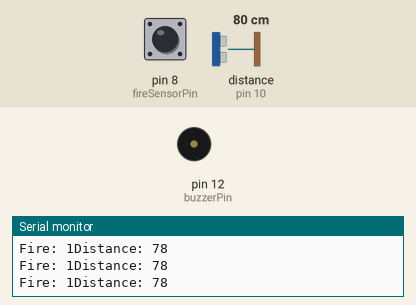
The sketch below on a simulated Arduino Uno, built with avr-gcc and run on an emulated ATmega328P. Parts: buzzer (waves = sounding), the last lines printed to the serial monitor. Wiring (inferred from the names in the program): ultrasonic range finder: trigger pin 9; echo pin 10. The test bench sets the inputs (shaded band); at power-on: distance to the obstacle (sensor on pin 10) 80 cm, pin 8 (fireSensorPin) HIGH. The echo pulse lasts 58.3 µs per cm.

Above: at 1.2 s.
1.3 s: distance to the obstacle (sensor on pin 10) set to 2 cm
At 4.2 s:
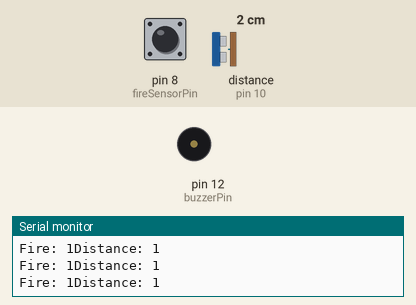
4.3 s: distance to the obstacle (sensor on pin 10) set to 43 cm
At 4.8 s:
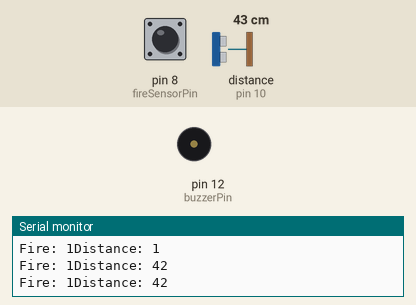
7.3 s: pin 8 (fireSensorPin) driven LOW
At 8.2 s:
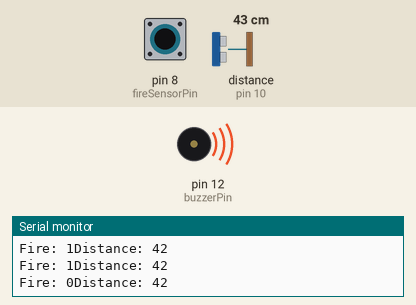
9.0 s: pin 8 (fireSensorPin) driven HIGH
At 12.0 s:
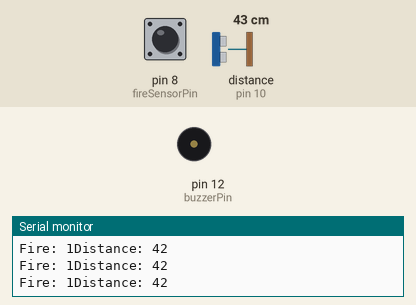
18.0 s: pin 8 (fireSensorPin) pulsed LOW 2 times (0.12 s each, 0.3 s apart)
At 19.5 s:
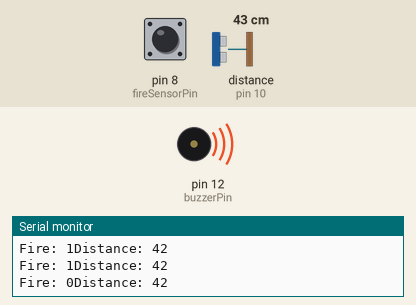
Timing chart, 0 to 22.6 s (numbered marks = the images above; inputs shaded):
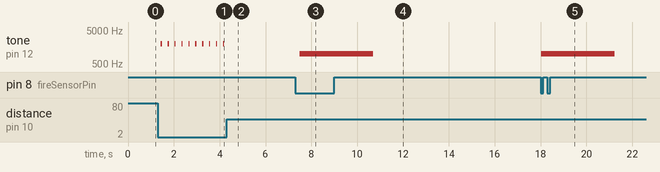

The sketch:

ultrasonic_flame.ino
```cpp
// pins
const int buzzerPin = 12;       // shared buzzer pin
const int fireSensorPin = 8;    // fire sensor pin
const int trigPin = 9;          // ultrasonic trig pin
const int echoPin = 10;         // ultrasonic echo pin

// variables for ultrasonic sensor
long duration;
int distance;
int safetyDistance;

void setup() {
  Serial.begin(9600); // start serial communication

  // pin modes
  pinMode(buzzerPin, OUTPUT);
  pinMode(fireSensorPin, INPUT);
  pinMode(trigPin, OUTPUT);
  pinMode(echoPin, INPUT);
}

void loop() {
  // flame sensor
  int fireValue = digitalRead(fireSensorPin);

  // ultrasonic sensor
  digitalWrite(trigPin, LOW);
  delayMicroseconds(2);
  digitalWrite(trigPin, HIGH);
  delayMicroseconds(10);
  digitalWrite(trigPin, LOW);

  duration = pulseIn(echoPin, HIGH);
  distance = duration * 0.034 / 2;
  safetyDistance = distance;

  // serial monitor
  Serial.print("Fire: ");
  Serial.print(fireValue);
  Serial.print("Distance: ");
  Serial.println(distance);

  // buzzer function
  if (fireValue == 0) {
    // flame detected
    tone(buzzerPin, 1000); // 1000 Hz tone
    delay(3000);           // 3 sec delay
  }
  else if (safetyDistance <= 40) {
    // object close
    tone(buzzerPin, 2000); // 2000 Hz tone
    delay(50);
    noTone(buzzerPin);
    delay(50);
  }
  else {
    // buzzer off
    noTone(buzzerPin);
  }

  delay(200); // delay time for sensor stability
}
```

Measured:
- after the input at 1.3 s, tone on pin 12 (buzzerPin): alternates 2000 Hz for 0.05 s and silent for 0.25 s, starting after 0.14 s
- after the input at 4.3 s, tone on pin 12 (buzzerPin): stops changing and stays silent
- after the input at 7.3 s, tone on pin 12 (buzzerPin): silent → 1000 Hz after 0.20 s
- after the input at 9.0 s, tone on pin 12 (buzzerPin): 1000 Hz → silent after 1.7 s
- after the input at 18.0 s, tone on pin 12 (buzzerPin): silent → 1000 Hz at once, → silent 3.2 s later
